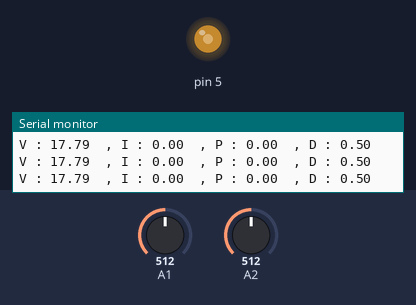
This sketch was run on a simulated Arduino Uno, built with avr-gcc and run on an emulated ATmega328P. Shown: output pins drawn as LEDs (lit = HIGH), the last lines printed to the serial monitor. The inputs (shaded band) are chosen by the test bench; at power-on: A2 = 512, A1 = 512.

Above: at 1.2 s.
1.3 s: A2 set to 537
At 2.2 s:
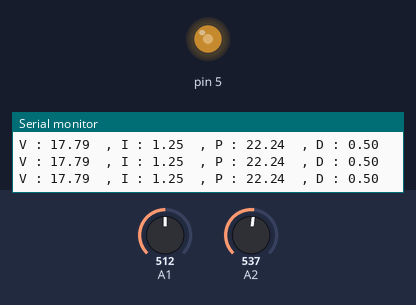
4.3 s: A2 set to 716
At 5.6 s:
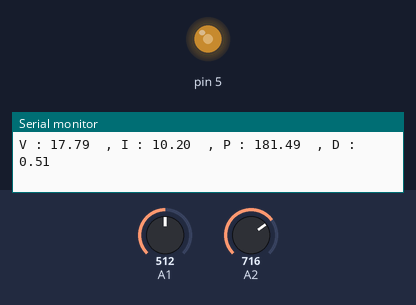
5.9 s: A1 set to 122
At 7.2 s:
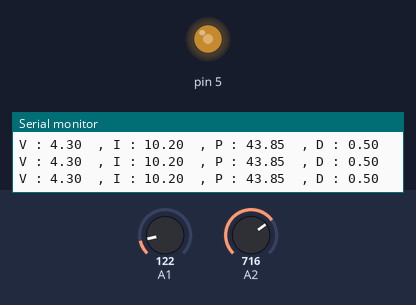
8.9 s: A2 set to 900
At 10.2 s:
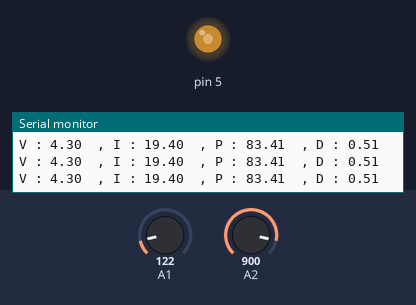
10.5 s: A2 set to 511
At 11.0 s:
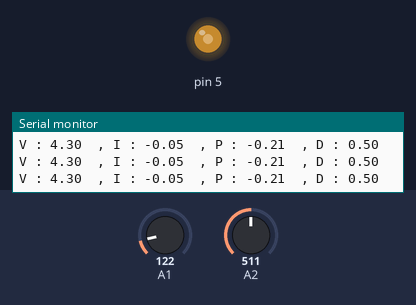
Timing chart, 0 to 13.5 s (numbered marks = the images above; inputs shaded):
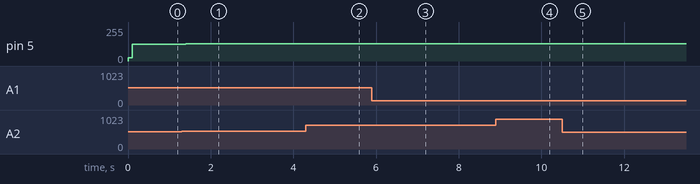

Measured:
- after the input at 1.3 s, pin 5: 127/255 → 128/255 after 0.10 s
- after the input at 4.3 s, pin 5: 128/255 → 130/255 after 0.10 s
- after the input at 5.9 s, pin 5: 130/255 → 128/255 after 0.10 s
- after the input at 8.9 s, pin 5: 128/255 → 130/255 after 0.10 s
- after the input at 10.5 s, pin 5: 130/255 → 128/255 after 0.10 s

The sketch:

MPPT_Interrupt_CodeGen_Merged_t1.ino
```cpp
#include "MPPT_INC0.h"     //Header file generated from Simulink Model
#include "rtwtypes.h"      //Header file generated from Simulink Model
#include <avr/io.h>
#include <avr/interrupt.h>
unsigned int reload = 0x186A;//(10Hz)//0x7A12(5Hz);//0xF424(1Hz);

int dutyCycle;
DW rtDW;
/* External inputs (root inport signals with default storage) */
ExtU rtU;      //input to inc mppt algorithm fucntion

/* External outputs (root outports fed by signals with default storage) */
ExtY rtY;      // output from inc mppt algorithm fucntion
static RT_MODEL rtM_;
RT_MODEL *const rtM = &rtM_;
volatile int IsrOverrun = 0;
static boolean_T OverrunFlag = 0;

//__________interrupt service routine to update duty cycle______________
ISR(TIMER1_COMPA_vect)
{
updateDutyCycle();
}
//_________________________End of ISR_______________


void setup() {
  // put your setup code here, to run once:
  Serial.begin(9600);
  TCCR0B = TCCR0B & B11111000 | B00000001;    // set timer 0 divisor to     1 for PWM frequency of 62500.00 Hz pin 5
  ///interrupt setup
    cli();
    TCCR1A = 0;
    TCCR1B = 0;
    OCR1A = reload;
    TCCR1B = (1<<WGM12) | (1<<CS12);
    TIMSK1 = (1<<OCIE1A);
    sei();
    //initialize variables within a function
    MPPT_INC0_initialize();

}

void loop() {

////_____________________ snippet added for debugging purpose remove this later___________
//
//
//  while (Serial.available()){      //This snippet of code takes input from serial input and stores in in_int
//   int in_int=4;  //line added for debugging purpose, remove this later
//     String in_str=Serial.readString();
//    Serial.print("Received : ");
//    Serial.println(in_str);
//     in_int=in_str.toInt();
//    if (in_int>=90){
//      in_int=90;}
//      else if(in_int<=0){
//        in_int=0;
//        }
//    }
//
//
//
////___________End of debugging code______________


  // Read PV voltage and PV current at input
rtU.V_PV=getVoltage();
rtU.I_PV=getCurrent();

printdebugParameters();

//analogWrite(5,127);
delay(1000);

}

//___________CUSTOM FUNCTIONS_________________


/* Model step function */
void MPPT_INC0_step(void)
{
  real_T dI;
  real_T dV;

  /* Outputs for Atomic SubSystem: '<Root>/MPPT_INC' */
  /* MATLAB Function: '<S1>/MATLAB Function' incorporates:
   *  Inport: '<Root>/I_PV'
   *  Inport: '<Root>/V_PV'
   *  Inport: '<Root>/delta_D'
   */
  dV = rtU.V_PV - rtDW.V_PV_1;
  if (dV == 0.0) {
    dV = 0;//1.0E-5;
  }

  dI = rtU.I_PV - rtDW.I_PV_1;
  if (dV == 0.0) {
    if (!(dI == 0.0)) {
      if (dI > 0.0) {
        rtDW.D += rtU.delta_D;
      } else {
        rtDW.D -= rtU.delta_D;
      }
    }
  } else {
    dV = ((dI / dV) * rtU.V_PV) + rtU.I_PV;
    if (!(dV == 0.0)) {
      if (dV > 0.0) {
        rtDW.D -= rtU.delta_D;
      } else {
        rtDW.D += rtU.delta_D;
      }
    }
  }

  rtDW.V_PV_1 = rtU.V_PV;
  rtDW.I_PV_1 = rtU.I_PV;

  /* Saturate: '<S1>/Saturation' incorporates:
   *  MATLAB Function: '<S1>/MATLAB Function'
   */
  if (rtDW.D > 0.9) {
    /* Outport: '<Root>/DutyCycle' */
    rtY.DutyCycle = 0.9;
  } else if (rtDW.D < 0.1) {
    /* Outport: '<Root>/DutyCycle' */
    rtY.DutyCycle = 0.1;
  } else {
    /* Outport: '<Root>/DutyCycle' */
    rtY.DutyCycle = rtDW.D;
  }

  /* End of Saturate: '<S1>/Saturation' */
  /* End of Outputs for SubSystem: '<Root>/MPPT_INC' */
}

//___________________________***______________________________________
/* Model initialize function */
void MPPT_INC0_initialize(void)
{
  /* SystemInitialize for Atomic SubSystem: '<Root>/MPPT_INC' */
  /* SystemInitialize for MATLAB Function: '<S1>/MATLAB Function' */
  rtDW.D = 0.5;
  rtU.delta_D=0.005;    //step change in every MPPT algorithm execution
                         // the step change in 0.005 results in change in pulse width by 0.5%
   dutyCycle=127;
  /* End of SystemInitialize for SubSystem: '<Root>/MPPT_INC' */
}
//_________________________***______________________________________
float getVoltage(){
  return  0.0346*analogRead(A1) + 0.0781;
   }
//_________________________***____________________________________
float getCurrent(){
float in=analogRead(A2)-512;
return (in/20);
}
//________________________***________________________________________
void updateDutyCycle()
{
 MPPT_INC0_step();     //This is the line that calls the MPPT function
  dutyCycle=255*rtY.DutyCycle;//map(rtY.DutyCycle,0,1.0,0,255);
  analogWrite(5,dutyCycle);
  //Serial.print("ISR ran successfully @ :");  //debug line
  //Serial.println(dutyCycle);                  //debug line
}
//______________________***________________________________________
void printdebugParameters(){
  Serial.print("V : ");
  Serial.print(rtU.V_PV);
  Serial.print("  , ");
  Serial.print("I : ");
  Serial.print(rtU.I_PV);
  Serial.print("  , ");
  Serial.print("P : ");
  Serial.print(rtU.V_PV*rtU.I_PV);
  Serial.print("  , ");
  Serial.print("D : ");
  Serial.println(rtY.DutyCycle);

  }
//______________________***____________
```

MPPT_INC0.h
```cpp
// (licence header left out)
#ifndef RTW_HEADER_MPPT_INC0_h_
#define RTW_HEADER_MPPT_INC0_h_
#ifndef MPPT_INC0_COMMON_INCLUDES_
#define MPPT_INC0_COMMON_INCLUDES_
#include "rtwtypes.h"
#endif                                 /* MPPT_INC0_COMMON_INCLUDES_ */

#include <stddef.h>

/* Model Code Variants */
#include "MW_target_hardware_resources.h"

/* Macros for accessing real-time model data structure */
#ifndef rtmGetErrorStatus
#define rtmGetErrorStatus(rtm)         ((rtm)->errorStatus)
#endif

#ifndef rtmSetErrorStatus
#define rtmSetErrorStatus(rtm, val)    ((rtm)->errorStatus = (val))
#endif

#define MPPT_INC0_M                    (rtM)

/* Forward declaration for rtModel */
typedef struct tag_RTM RT_MODEL;

/* Block signals and states (default storage) for system '<Root>' */
typedef struct {
  real_T V_PV_1;                       /* '<S1>/MATLAB Function' */
  real_T I_PV_1;                       /* '<S1>/MATLAB Function' */
  real_T D;                            /* '<S1>/MATLAB Function' */
} DW;

/* External inputs (root inport signals with default storage) */
typedef struct {
  real_T V_PV;                         /* '<Root>/V_PV' */
  real_T I_PV;                         /* '<Root>/I_PV' */
  real_T delta_D;                      /* '<Root>/delta_D' */
} ExtU;

/* External outputs (root outports fed by signals with default storage) */
typedef struct {
  real_T DutyCycle;                    /* '<Root>/DutyCycle' */
} ExtY;

/* Real-time Model Data Structure */
struct tag_RTM {
  const char_T * volatile errorStatus;
};

/* Block signals and states (default storage) */
extern DW rtDW;

/* External inputs (root inport signals with default storage) */
extern ExtU rtU;

/* External outputs (root outports fed by signals with default storage) */
extern ExtY rtY;

/* Model entry point functions */
extern void MPPT_INC0_initialize(void);
extern void MPPT_INC0_step(void);

/* Real-time Model object */
extern RT_MODEL *const rtM;
extern volatile boolean_T stopRequested;
extern volatile boolean_T runModel;

/*-
 * The generated code includes comments that allow you to trace directly
 * back to the appropriate location in the model.  The basic format
 * is <system>/block_name, where system is the system number (uniquely
 * assigned by Simulink) and block_name is the name of the block.
 *
 * Note that this particular code originates from a subsystem build,
 * and has its own system numbers different from the parent model.
 * Refer to the system hierarchy for this subsystem below, and use the
 * MATLAB hilite_system command to trace the generated code back
 * to the parent model.  For example,
 *
 * hilite_system('Gen_EmbeddedCode_MPPT_with_INC/MPPT_INC')    - opens subsystem Gen_EmbeddedCode_MPPT_with_INC/MPPT_INC
 * hilite_system('Gen_EmbeddedCode_MPPT_with_INC/MPPT_INC/Kp') - opens and selects block Kp
 *
 * Here is the system hierarchy for this model
 *
 * '<Root>' : 'Gen_EmbeddedCode_MPPT_with_INC'
 * '<S1>'   : 'Gen_EmbeddedCode_MPPT_with_INC/MPPT_INC'
 * '<S2>'   : 'Gen_EmbeddedCode_MPPT_with_INC/MPPT_INC/MATLAB Function'
 */

/*-
 * Requirements for '<Root>': MPPT_INC0
 */
#endif                                 /* RTW_HEADER_MPPT_INC0_h_ */

/*
 * File trailer for generated code.
 *
 * [EOF]
 */
```

MW_target_hardware_resources.h
```cpp
#ifndef PORTABLE_WORDSIZES
#ifdef __MW_TARGET_USE_HARDWARE_RESOURCES_H__
#ifndef __MW_TARGET_HARDWARE_RESOURCES_H__
#define __MW_TARGET_HARDWARE_RESOURCES_H__

#define MW_MULTI_TASKING_MODE 1
#include "MW_ArduinoHWInit.h"
#include "arduinoARMScheduler.h"
#include "arm_cortex_m_multitasking.h"

#define MW_USECODERTARGET 1
#define MW_TARGETHARDWARE Arduino Due
#define MW_EXTMODEPROTOCOLINFO_XCPONSERIAL_HOSTINTERFACE Simulink
#define MW_EXTMODEPROTOCOLINFO_XCPONSERIAL_LOGGINGBUFFERAUTO 1
#define MW_EXTMODEPROTOCOLINFO_XCPONSERIAL_LOGGINGBUFFERSIZE 1000
#define MW_EXTMODEPROTOCOLINFO_XCPONSERIAL_LOGGINGBUFFERNUM 3
#define MW_EXTMODEPROTOCOLINFO_XCPONSERIAL_MAXCONTIGSAMPLES 10
#define MW_EXTMODEPROTOCOLINFO_XCPONTCPIP_HOSTINTERFACE Simulink
#define MW_EXTMODEPROTOCOLINFO_XCPONTCPIP_LOGGINGBUFFERAUTO 1
#define MW_EXTMODEPROTOCOLINFO_XCPONTCPIP_LOGGINGBUFFERSIZE 1000
#define MW_EXTMODEPROTOCOLINFO_XCPONTCPIP_LOGGINGBUFFERNUM 3
#define MW_EXTMODEPROTOCOLINFO_XCPONTCPIP_MAXCONTIGSAMPLES 10
#define MW_EXTMODEPROTOCOLINFO_XCPONWIFI_HOSTINTERFACE Simulink
#define MW_EXTMODEPROTOCOLINFO_XCPONWIFI_LOGGINGBUFFERAUTO 1
#define MW_EXTMODEPROTOCOLINFO_XCPONWIFI_LOGGINGBUFFERSIZE 1000
#define MW_EXTMODEPROTOCOLINFO_XCPONWIFI_LOGGINGBUFFERNUM 3
#define MW_EXTMODEPROTOCOLINFO_XCPONWIFI_MAXCONTIGSAMPLES 10
#define MW_CONNECTIONINFO_XCPONSERIAL_BAUDRATE codertarget.arduinobase.registry.getBaudRate
#define MW_CONNECTIONINFO_XCPONSERIAL_COMPORT codertarget.arduinobase.internal.getExternalModeMexArgs('Serial')
#define MW_CONNECTIONINFO_XCPONSERIAL_VERBOSE 0
#define MW_CONNECTIONINFO_XCPONTCPIP_IPADDRESS codertarget.arduinobase.internal.getExternalModeMexArgs('Ethernet')
#define MW_CONNECTIONINFO_XCPONTCPIP_PORT 17725
#define MW_CONNECTIONINFO_XCPONTCPIP_VERBOSE 0
#define MW_CONNECTIONINFO_XCPONWIFI_IPADDRESS codertarget.arduinobase.internal.getExternalModeMexArgs('Wifi')
#define MW_CONNECTIONINFO_XCPONWIFI_PORT 17725
#define MW_CONNECTIONINFO_XCPONWIFI_VERBOSE 0
#define MW_CONNECTIONINFO_SERIAL_IPADDRESS codertarget.arduinobase.registry.getLoopbackIP;
#define MW_CONNECTIONINFO_SERIAL_PORT 17725
#define MW_CONNECTIONINFO_SERIAL_VERBOSE 0
#define MW_CONNECTIONINFO_TCPIP_IPADDRESS codertarget.arduinobase.internal.getExternalModeMexArgs('Ethernet')
#define MW_CONNECTIONINFO_TCPIP_PORT 17725
#define MW_CONNECTIONINFO_TCPIP_VERBOSE 0
#define MW_CONNECTIONINFO_WIFI_IPADDRESS codertarget.arduinobase.internal.getExternalModeMexArgs('Wifi')
#define MW_CONNECTIONINFO_WIFI_PORT 17725
#define MW_CONNECTIONINFO_WIFI_VERBOSE 0
#define MW_EXTMODE_CONFIGURATION XCP on Serial
#define MW_EXTMODE_COMPORTBAUD 115200
#define MW_RTOS Baremetal
#define MW_SCHEDULER_INTERRUPT_SOURCE 0
#define MW_RUNTIME_BUILDACTION 1
#define MW_RUNTIME_DISABLEPARALLELBUILD 0
#define MW_RUNTIME_FORCEBUILDSTATICLIBRARY 0
#define MW_HOSTBOARDCONNECTION_APPDOWNLOAD_PORT_SOURCE 0
#define MW_HOSTBOARDCONNECTION_APPDOWNLOAD_COMPORT_SELECT -1
#define MW_HOSTBOARDCONNECTION_APPDOWNLOAD_COMPORT_SPECIFY 1
#define MW_HOSTBOARDCONNECTION_APPDOWNLOAD_BAUD 0
#define MW_HOSTBOARDCONNECTION_APPDOWNLOAD_BAUD_SPECIFY 9600
#define MW_HOSTBOARDCONNECTION_CONNECTEDIO_SERIAL_PORT 0
#define MW_HOSTBOARDCONNECTION_CONNECTEDIO_PORT_SOURCE1 0
#define MW_HOSTBOARDCONNECTION_CONNECTEDIO_PORT_SOURCE2 0
#define MW_HOSTBOARDCONNECTION_CONNECTEDIO_COMPORT_SELECT -1
#define MW_HOSTBOARDCONNECTION_CONNECTEDIO_COMPORT_SPECIFY 1
#define MW_HOSTBOARDCONNECTION_CONNECTEDIO_BAUD 0
#define MW_HOSTBOARDCONNECTION_CONNECTEDIO_BAUD_SPECIFY 9600
#define MW_HOSTBOARDCONNECTION_EXTERNALMODE_SERIAL_PORT 0
#define MW_HOSTBOARDCONNECTION_EXTERNALMODE_PORT_SOURCE1 0
#define MW_HOSTBOARDCONNECTION_EXTERNALMODE_PORT_SOURCE2 0
#define MW_HOSTBOARDCONNECTION_EXTERNALMODE_COMPORT_SELECT -1
#define MW_HOSTBOARDCONNECTION_EXTERNALMODE_COMPORT_SPECIFY 1
#define MW_HOSTBOARDCONNECTION_EXTERNALMODE_BAUD -1
#define MW_HOSTBOARDCONNECTION_EXTERNALMODE_BAUD_SPECIFY 9600
#define MW_HOSTBOARDCONNECTION_PIL_SERIAL_PORT 0
#define MW_HOSTBOARDCONNECTION_PIL_PORT_SOURCE1 0
#define MW_HOSTBOARDCONNECTION_PIL_PORT_SOURCE2 0
#define MW_HOSTBOARDCONNECTION_PIL_COMPORT_SELECT -1
#define MW_HOSTBOARDCONNECTION_PIL_COMPORT_SPECIFY 1
#define MW_HOSTBOARDCONNECTION_PIL_BAUD 0
#define MW_HOSTBOARDCONNECTION_PIL_BAUD_SPECIFY 9600
#define MW_CONNECTEDIO_CONNECTEDIOMODE 0
#define MW_CONNECTEDIO_ACTIONONOVERRUN 0
#define MW_OVERRUNDETECTION_ENABLE_OVERRUN_DETECTION 0
#define MW_OVERRUNDETECTION_DIGITAL_OUTPUT_TO_SET_ON_OVERRUN 13
#define MW_ANALOGINREFVOLTAGE_ANALOG_INPUT_REFERENCE_VOLTAGE 0.000000
#define MW_SERIAL_SERIAL0_BAUD_RATE 3
#define MW_SERIAL_SERIAL1_BAUD_RATE 3
#define MW_SERIAL_SERIAL2_BAUD_RATE 3
#define MW_SERIAL_SERIAL3_BAUD_RATE 3
#define MW_I2C_I2C0BUSSPEEDHZ 100000
#define MW_I2C_I2C1BUSSPEEDHZ 100000
#define MW_SPI_SPI_CLOCK_OUT_FREQUENCY 5
#define MW_SPI_SPI_MODE 0
#define MW_SPI_SPI_BITORDER 0
#define MW_SPI_SDSLAVESELECT 4.000000
#define MW_SPI_CANCHIPSELECT 10.000000
#define MW_ETHERNET_DISABLE_DHCP_ETHERNET 0
#define MW_ETHERNET_LOCAL_IP_ADDRESS 192.168.0.20
#define MW_ETHERNET_LOCAL_MAC_ADDRESS DE:AD:BE:EF:FE:ED
#define MW_WIFI_WIFI_HARDWARE 0
#define MW_WIFI_DISABLE_DHCP_WIFI 0
#define MW_WIFI_WIFI_IP_ADDRESS 192.168.1.20
#define MW_WIFI_WIFI_SSID yourNetwork
#define MW_WIFI_SET_WIFI_ENCRYPTION 0
#define MW_WIFI_WIFI_WEP_KEY D0D0DEADF00DABBADEAFBEADED
#define MW_WIFI_WIFI_WEP_KEY_INDEX 0
#define MW_WIFI_WIFI_WPA_PASSWORD secretPassword
#define MW_WIFI_WIFI_ESP8266_HW_SERIAL_PORT 0
#define MW_THINGSPEAK_ENABLE_CUSTOMSERVER 48
#define MW_THINGSPEAK_IP_ADDRESS 184.106.153.149
#define MW_THINGSPEAK_PORT 80
#define MW_CAN_CANBUSSPEED 10
#define MW_CAN_CANOSCILLATORFREQUENCY 1
#define MW_CAN_INTERRUPTPIN 2.000000
#define MW_CAN_ALLOWALLFILTER 0
#define MW_CAN_BUFFER0IDTYPE 0
#define MW_CAN_ACCEPTANCEMASK0_NOR 0
#define MW_CAN_ACCEPTANCEFILTER0_NOR 255
#define MW_CAN_ACCEPTANCEFILTER1_NOR 255
#define MW_CAN_ACCEPTANCEMASK0_EXT 0
#define MW_CAN_ACCEPTANCEFILTER0_EXT 255
#define MW_CAN_ACCEPTANCEFILTER1_EXT 255
#define MW_CAN_BUFFER1IDTYPE 0
#define MW_CAN_ACCEPTANCEMASK1_NOR 0
#define MW_CAN_ACCEPTANCEFILTER2_NOR 255
#define MW_CAN_ACCEPTANCEFILTER3_NOR 255
#define MW_CAN_ACCEPTANCEFILTER4_NOR 255
#define MW_CAN_ACCEPTANCEFILTER5_NOR 255
#define MW_CAN_ACCEPTANCEMASK1_EXT 0
#define MW_CAN_ACCEPTANCEFILTER2_EXT 255
#define MW_CAN_ACCEPTANCEFILTER3_EXT 255
#define MW_CAN_ACCEPTANCEFILTER4_EXT 255
#define MW_CAN_ACCEPTANCEFILTER5_EXT 255
#define MW_DISPLAY_ENABLECODEGEN 0
#define MW_DISPLAY_APPLAUNCHBUTTON
#define MW_DATAVERSION 2016.02
#define MW_DASHBOARDCODEGENINFO_ENABLECODEGEN 0
#define MW_DASHBOARDCODEGENINFO_CIRCULARGAUGE_CODEGEN 1
#define MW_DASHBOARDCODEGENINFO_CIRCULARGAUGE_BLOCKCLASS codertarget.targetHiddenBlkInsert.internal.circularGauge
#define MW_DASHBOARDCODEGENINFO_CIRCULARGAUGE_REGFCN codertarget.arduinobase.blocks.registerDashboardBlk
#define MW_DASHBOARDCODEGENINFO_CIRCULARGAUGE_VALIDATEFCN codertarget.targetHiddenBlkInsert.internal.isDashboardBlockCodegenEnabled
#define MW_DASHBOARDCODEGENINFO_DISPLAYBLOCK_CODEGEN 1
#define MW_DASHBOARDCODEGENINFO_DISPLAYBLOCK_BLOCKCLASS codertarget.targetHiddenBlkInsert.internal.lcdTextDisplay
#define MW_DASHBOARDCODEGENINFO_DISPLAYBLOCK_REGFCN codertarget.arduinobase.blocks.registerDashboardBlk
#define MW_DASHBOARDCODEGENINFO_DISPLAYBLOCK_VALIDATEFCN codertarget.targetHiddenBlkInsert.internal.isDashboardBlockCodegenEnabled
#define MW_DASHBOARDCODEGENINFO_PUSHBUTTON_CODEGEN 1
#define MW_DASHBOARDCODEGENINFO_PUSHBUTTON_BLOCKCLASS codertarget.targetHiddenBlkInsert.internal.pushButton
#define MW_DASHBOARDCODEGENINFO_PUSHBUTTON_REGFCN codertarget.arduinobase.blocks.registerDashboardBlk
#define MW_DASHBOARDCODEGENINFO_PUSHBUTTON_VALIDATEFCN codertarget.targetHiddenBlkInsert.internal.isDashboardBlockCodegenEnabled
#define MW_IOBLOCKSMODE deployed

#endif /* __MW_TARGET_HARDWARE_RESOURCES_H__ */

#endif

#endif
```

Source omitted: rtwtypes.h (4046 bytes)
